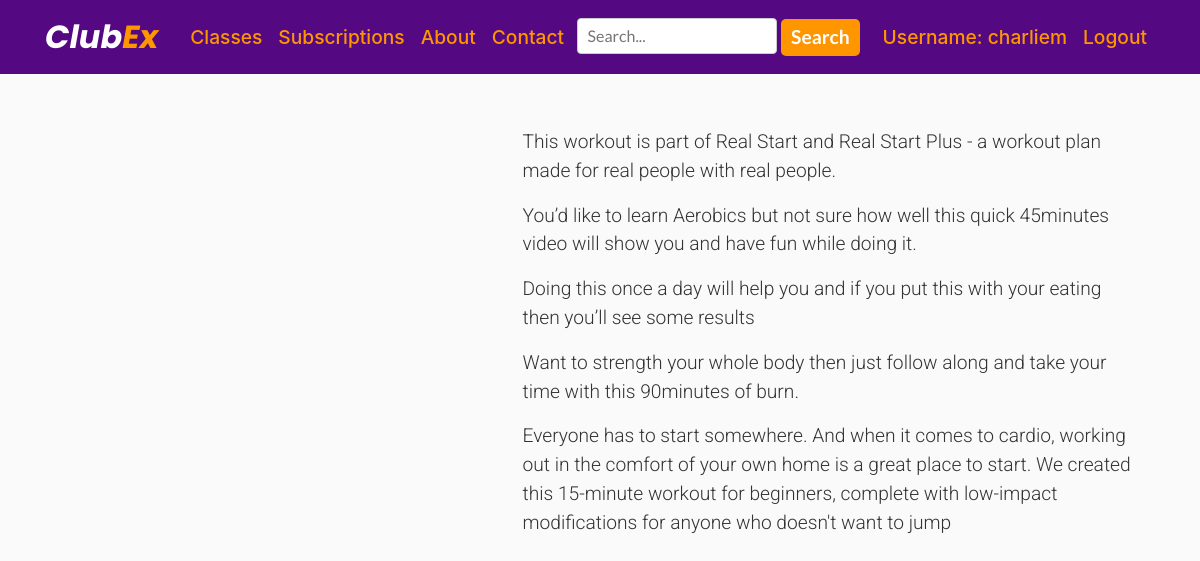
The app's page /classes/aerobics/ (signed in) with its own data.
### ClubEx/models.py (models this page shows, shortened)
class Video(models.Model):
    category = models.CharField(max_length=200)
    video_name = models.CharField(max_length=200)
    video = EmbedVideoField()
    content = models.TextField()

### ClubEx/views.py (the view)
# urls.py: path('classes/aerobics/', views.classes_aerobics, name='classes_aerobics'),
@login_required
def classes_aerobics(request):
    obj = Video.objects.filter(category='Aerobics')
    return render(request, 'clubex/aerobics.html', {'obj': obj })

### ClubEx/templates/ClubEx/aerobics.html (shortened to what this page needs)
{% extends "ClubEx/base.html" %}
{% load embed_video_tags %}
{% load static %}
{% block content %}
    <Link rel="stylesheet" href="{% static 'ClubEx/newstyle.css' %}" type="text/css" >
   {% for i in obj %}
<div class="container">
  <div class="row">
    <div class="col-5">
    </div>
      <div class="col-7">
          <p>{{ i.content  }}</p>
      </div>
  </div>
</div>
 {% endfor %}
{% endblock content %}

### ClubEx/templates/ClubEx/base.html (shortened to what this page needs)
{% load static %}
<!DOCTYPE html>
<html lang="en">
<head>
    <link rel="stylesheet" href="https://stackpath.bootstrapcdn.com/bootstrap/4.5.2/css/bootstrap.min.css">
    <Link rel="stylesheet" href="{% static 'ClubEx/style.css' %}" type="text/css" >
</head>
<body>
    <header class="site-header">
      <nav class="navbar navbar-expand-md navbar-dark bg-steel fixed-top">
        <div class="container">
          <a class="navbar-brand mr-4" href="/">Club<span class="orange">Ex</span></a>
          <div class="collapse navbar-collapse" id="navbarToggle">
            <div class="navbar-nav mr-auto">
              <a class="nav-item nav-link" href="{% url 'classes' %}">Classes</a>
              <a class="nav-item nav-link" href="{% url 'plans' %}">Subscriptions</a>
              <a class="nav-item nav-link" href="{% url 'about' %}">About</a>
              <a class="nav-item nav-link" href="{% url 'contact' %}">Contact</a>
            </div>
              <form id="searchbar" action="{% url 'videos' %}" method="get">
                  <input name="q" type="text" placeholder="Search..." aria-label="Search" autocomplete="on">
                  <button class="btn btn-outline-success my-2 my-sm-0" type=submit>Search</button>
              </form>
            <div class="navbar-nav">
                {% if user.is_authenticated %}
                    <a class="nav-item nav-link" href="{% url 'profile' %}">Username: {{ user.username }}</a>
                    <a class="nav-item nav-link" href="{% url 'logout' %}">Logout</a>
                {% else %}
                    <a class="nav-item nav-link" href="{% url 'login' %}">Login</a>
                    <a class="nav-item nav-link" href="{% url 'register' %}">Register</a>
                {% endif%}
            </div>
          </div>
        </div>
      </nav>
    </header>
    <main role="main" class="container">
      <div class="row">
        <div class="col-md-12">
          {% block content %}
          {% endblock %}
        </div>
      </div>
    </main>
</body>
</html>

### ClubEx/static/ClubEx/style.css (style rules this page uses)
body { background: #fafafa; color: #333333; margin-top: 5rem; text-align: left; }
.bg-steel { background-color: #540982; }
.navbar-brand { font-size:2em; font-family:'Poppins', sans-serif; font-style:italic; font-weight:700; }
.orange { color: #ff9600; }
.site-header .navbar-nav .nav-link { font-size:1.2em; font-weight:500; color: #ff9600; transition:color 0.3s; }
#searchbar { margin-right:15px; }
#searchbar input[type=text], select { padding: 5px 10px; font-family:'Lato', sans-serif; border: 1px solid #ccc; border-radius: 4px; box-sizing: border-box; resize: vertical; }
#searchbar button[type=submit] { padding:4px 10px; font-family:'Lato', sans-serif; font-size:1.2em; font-weight:700; text-decoration:none; color:#fff; background-color:#ff9600; border-radius:5px; border:none; transition:background-color 0.5s, color 0.5s; }

### ClubEx/static/ClubEx/newstyle.css (style rules this page uses)
body, html { height: 100%; margin-top: 4rem; }
p { font-family:'Roboto', sans-serif; font-size:1.2em; font-weight:300; }
a { text-decoration:none; }

### records on screen
Video: content "This workout is part of Real Start and Real Start Plus - a workout plan made for real people with real people."
Video: content "You’d like to learn Aerobics but not sure how well this quick 45minutes video will show you and have fun while doing it."
Video: content "Doing this once a day will help you and if you put this with your eating then you’ll see some results"
Video: content "Want to strength your whole body then just follow along and take your time with this 90minutes of burn."
Video: content "Everyone has to start somewhere. And when it comes to cardio, working out in the comfort of your own home is a great place to start. We created this 15-minute workout for beginners, complete with low-impact modifications for anyone who doesn't want to jump"

### other values on screen
{{ user.username }} "charliem"
